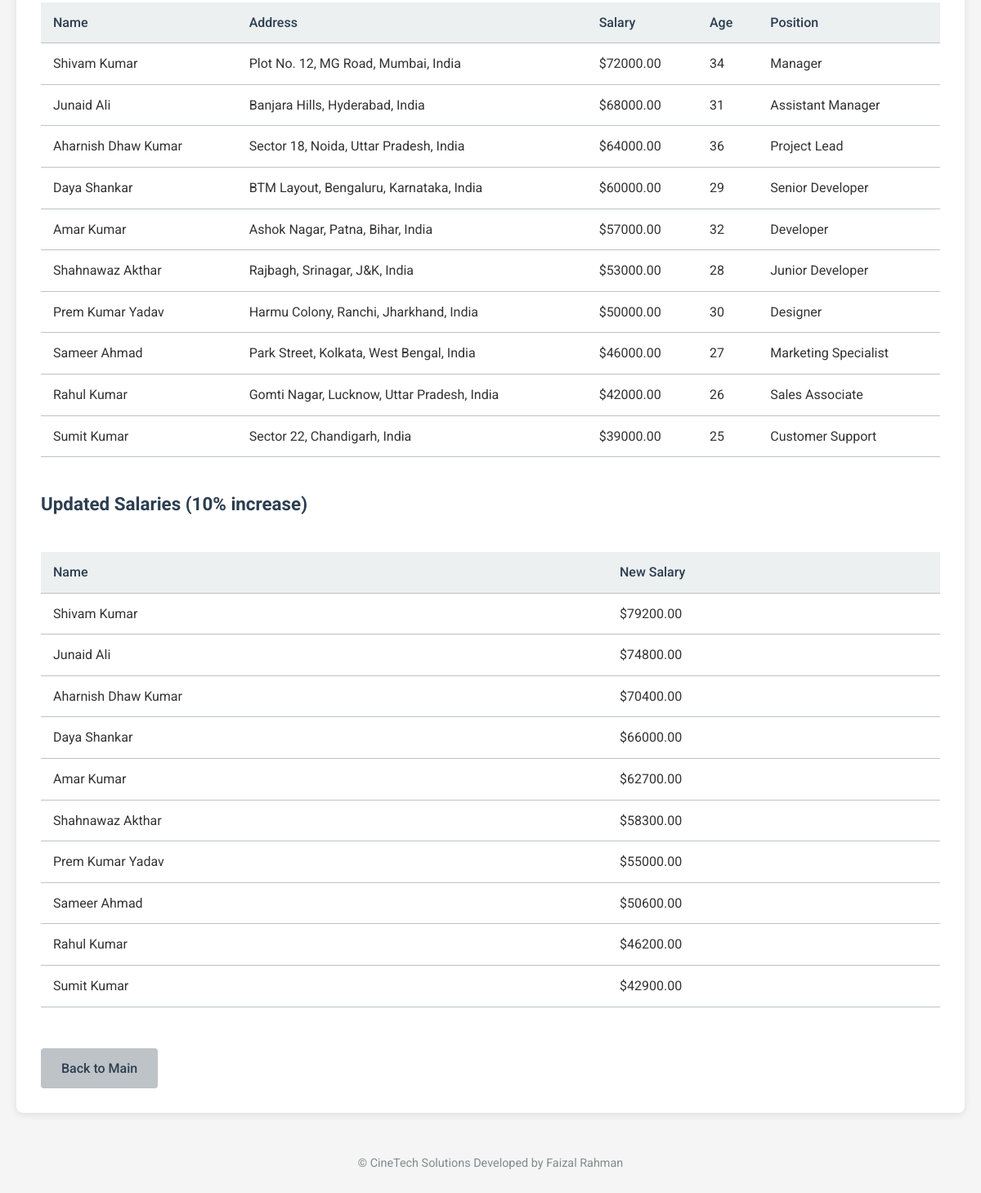
The page /employee (lower part) on the database as committed earlier.
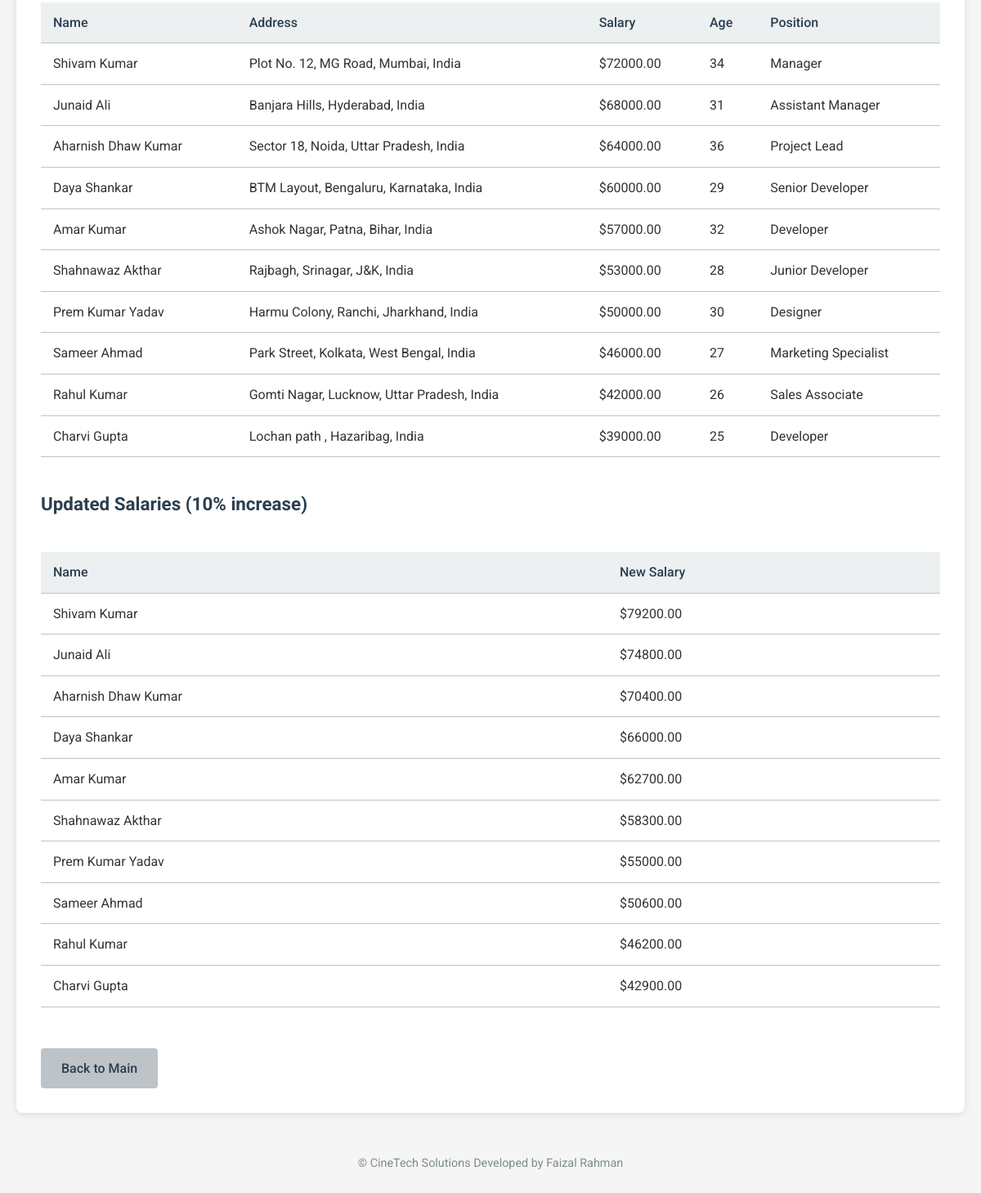
The same page on the database as committed later.
### tables this page shows
CREATE TABLE employees (
                    id INTEGER PRIMARY KEY AUTOINCREMENT,
                    name TEXT NOT NULL,
                    address TEXT NOT NULL,
                    salary REAL NOT NULL,
                    age INTEGER NOT NULL,
                    position TEXT NOT NULL
                );

### app.py (the view)
@app.route('/employee')
def employee():
    conn = get_db_connection()
    employees = conn.execute('''
        SELECT * FROM employees
        ORDER BY salary DESC
    ''').fetchall()
    updated_employees = []
    for emp in employees:
        updated_employees.append({
            'name': emp['name'],
            'salary': emp['salary'] * 1.10
        })
    conn.close()
    return render_template('employee.html', employees=employees, updated_employees=updated_employees)

### app.py (called while the page is built)
def get_db_connection():
    conn = create_connection()
    conn.row_factory = sqlite3.Row
    return conn

### database.py (called while the page is built)
def create_connection():
    conn = None
    try:
        conn = sqlite3.connect('cinetech.db')
        return conn
    except Error as e:
        print(e)
    return conn

### templates/employee.html (shortened to what this page needs)
{% extends "base.html" %}
{% block content %}
    <section class="card">
        <div class="table-responsive">
            <table>
                <thead>
                    <tr>
                        <th>Name</th>
                        <th>Address</th>
                        <th>Salary</th>
                        <th>Age</th>
                        <th>Position</th>
                    </tr>
                </thead>
                <tbody>
                    {% for employee in employees %}
                        <tr>
                            <td>{{ employee.name }}</td>
                            <td>{{ employee.address }}</td>
                            <td>${{ "%.2f"|format(employee.salary) }}</td>
                            <td>{{ employee.age }}</td>
                            <td>{{ employee.position }}</td>
                        </tr>
                    {% endfor %}
                </tbody>
            </table>
        </div>
        <h3>Updated Salaries (10% increase)</h3>
        <div class="table-responsive">
            <table>
                <thead>
                    <tr>
                        <th>Name</th>
                        <th>New Salary</th>
                    </tr>
                </thead>
                <tbody>
                    {% for employee in updated_employees %}
                        <tr>
                            <td>{{ employee.name }}</td>
                            <td>${{ "%.2f"|format(employee.salary) }}</td>
                        </tr>
                    {% endfor %}
                </tbody>
            </table>
        </div>
        <div class="form-actions">
            <a href="{{ url_for('index') }}" class="btn btn-secondary">Back to Main</a>
        </div>
    </section>
{% endblock %}

### templates/base.html (shortened to what this page needs)
<!DOCTYPE html>
<html lang="en">
<head>
    <link rel="stylesheet" href="{{ url_for('static', filename='css/style.css') }}">
    <link rel="stylesheet" href="https://cdnjs.cloudflare.com/ajax/libs/font-awesome/5.15.3/css/all.min.css">
</head>
<body>
    <div class="container">
        <main>
            {% block content %}{% endblock %}
        </main>
        <footer>
            <p>&copy;  CineTech Solutions Developed by Faizal Rahman</p>
        </footer>
    </div>
</body>
</html>

### static/css/style.css (style rules this page uses)
:root { --primary-color: #3498db; --secondary-color: #2ecc71; --danger-color: #e74c3c; --dark-color: #2c3e50; --light-color: #ecf0f1; --gray-color: #bdc3c7; --success-color: #2ecc71; --warning-color: #f39c12; --info-color: #3498db; }
* { margin: 0; padding: 0; box-sizing: border-box; }
body { font-family: 'Roboto', sans-serif; line-height: 1.6; color: #333; background-color: #f5f5f5; }
.container { max-width: 1200px; margin: 0 auto; padding: 20px; }
.card { background-color: white; border-radius: 8px; padding: 30px; margin-bottom: 30px; box-shadow: 0 2px 10px rgba(0, 0, 0, 0.1); }
.card h3 { color: var(--dark-color); margin: 20px 0 15px; font-size: 1.4rem; }
.form-actions { margin-top: 30px; display: flex; gap: 15px; }
.btn { display: inline-block; padding: 12px 25px; background-color: var(--primary-color); color: white; border: none; border-radius: 4px; cursor: pointer; font-size: 1rem; font-weight: 500; text-align: center; text-decoration: none; transition: all 0.3s ease; }
.btn-secondary { background-color: var(--gray-color); color: var(--dark-color); }
.table-responsive { overflow-x: auto; margin: 20px 0; }
table { width: 100%; border-collapse: collapse; margin: 20px 0; }
table th, table td { padding: 12px 15px; text-align: left; border-bottom: 1px solid var(--gray-color); }
table th { background-color: var(--light-color); color: var(--dark-color); font-weight: 500; }
footer { text-align: center; padding: 20px; color: #7f8c8d; font-size: 0.9rem; }

Rows that differ between the two databases and show on the page:
changed employees: name "Sumit Kumar" → "Charvi Gupta"; address "Sector 22, Chandigarh, India" → "Lochan path , Hazaribag, India"; position "Customer Support" → "Developer"
